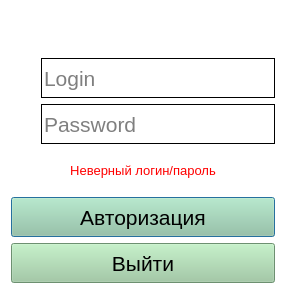
 <widget class="QDialog" name="auth_dialog">
  <property name="windowModality">
   <enum>Qt::NonModal</enum>
  </property>
  <property name="geometry">
   <rect>
	<x>0</x>
	<y>0</y>
	<width>292</width>
	<height>294</height>
   </rect>
  </property>
  <property name="palette">
   <palette>
	<active>
	 <colorrole role="WindowText">
	  <brush brushstyle="SolidPattern">
	   <color alpha="255">
		<red>0</red>
		<green>0</green>
		<blue>0</blue>
	   </color>
	  </brush>
	 </colorrole>
	 <colorrole role="Button">
	  <brush brushstyle="SolidPattern">
	   <color alpha="255">
		<red>255</red>
		<green>255</green>
		<blue>255</blue>
	   </color>
	  </brush>
	 </colorrole>
	 <colorrole role="Light">
	  <brush brushstyle="SolidPattern">
	   <color alpha="255">
		<red>255</red>
		<green>255</green>
		<blue>255</blue>
	   </color>
	  </brush>
	 </colorrole>
	 <colorrole role="Midlight">
	  <brush brushstyle="SolidPattern">
	   <color alpha="255">
		<red>255</red>
		<green>255</green>
		<blue>255</blue>
	   </color>
	  </brush>
	 </colorrole>
	 <colorrole role="Dark">
	  <brush brushstyle="SolidPattern">
	   <color alpha="255">
		<red>127</red>
		<green>127</green>
		<blue>127</blue>
	   </color>
	  </brush>
	 </colorrole>
	 <colorrole role="Mid">
	  <brush brushstyle="SolidPattern">
	   <color alpha="255">
		<red>170</red>
		<green>170</green>
		<blue>170</blue>
	   </color>
	  </brush>
	 </colorrole>
	 <colorrole role="Text">
	  <brush brushstyle="SolidPattern">
	   <color alpha="255">
		<red>0</red>
		<green>0</green>
		<blue>0</blue>
	   </color>
	  </brush>
	 </colorrole>
	 <colorrole role="BrightText">
	  <brush brushstyle="SolidPattern">
	   <color alpha="255">
		<red>255</red>
		<green>255</green>
		<blue>255</blue>
	   </color>
	  </brush>
	 </colorrole>
	 <colorrole role="ButtonText">
	  <brush brushstyle="SolidPattern">
	   <color alpha="255">
		<red>0</red>
		<green>0</green>
		<blue>0</blue>
	   </color>
	  </brush>
	 </colorrole>
	 <colorrole role="Base">
	  <brush brushstyle="SolidPattern">
	   <color alpha="255">
		<red>255</red>
		<green>255</green>
		<blue>255</blue>
	   </color>
	  </brush>
	 </colorrole>
	 <colorrole role="Window">
	  <brush brushstyle="SolidPattern">
	   <color alpha="255">
		<red>255</red>
		<green>255</green>
		<blue>255</blue>
	   </color>
	  </brush>
	 </colorrole>
	 <colorrole role="Shadow">
	  <brush brushstyle="SolidPattern">
	   <color alpha="255">
		<red>0</red>
		<green>0</green>
		<blue>0</blue>
	   </color>
	  </brush>
	 </colorrole>
	 <colorrole role="AlternateBase">
	  <brush brushstyle="SolidPattern">
	   <color alpha="255">
		<red>255</red>
		<green>255</green>
		<blue>255</blue>
	   </color>
	  </brush>
	 </colorrole>
	 <colorrole role="ToolTipBase">
	  <brush brushstyle="SolidPattern">
	   <color alpha="255">
		<red>255</red>
		<green>255</green>
		<blue>220</blue>
	   </color>
	  </brush>
	 </colorrole>
	 <colorrole role="ToolTipText">
	  <brush brushstyle="SolidPattern">
	   <color alpha="255">
		<red>0</red>
		<green>0</green>
		<blue>0</blue>
	   </color>
	  </brush>
	 </colorrole>
	 <colorrole role="PlaceholderText">
	  <brush brushstyle="SolidPattern">
	   <color alpha="128">
		<red>0</red>
		<green>0</green>
		<blue>0</blue>
	   </color>
	  </brush>
	 </colorrole>
	</active>
	<inactive>
	 <colorrole role="WindowText">
	  <brush brushstyle="SolidPattern">
	   <color alpha="255">
		<red>0</red>
		<green>0</green>
		<blue>0</blue>
	   </color>
	  </brush>
	 </colorrole>
	 <colorrole role="Button">
	  <brush brushstyle="SolidPattern">
	   <color alpha="255">
		<red>255</red>
		<green>255</green>
		<blue>255</blue>
	   </color>
	  </brush>
	 </colorrole>
	 <colorrole role="Light">
	  <brush brushstyle="SolidPattern">
	   <color alpha="255">
		<red>255</red>
		<green>255</green>
		<blue>255</blue>
	   </color>
	  </brush>
	 </colorrole>
	 <colorrole role="Midlight">
	  <brush brushstyle="SolidPattern">
	   <color alpha="255">
		<red>255</red>
		<green>255</green>
		<blue>255</blue>
	   </color>
	  </brush>
	 </colorrole>
	 <colorrole role="Dark">
	  <brush brushstyle="SolidPattern">
	   <color alpha="255">
		<red>127</red>
		<green>127</green>
		<blue>127</blue>
	   </color>
	  </brush>
	 </colorrole>
	 <colorrole role="Mid">
	  <brush brushstyle="SolidPattern">
	   <color alpha="255">
		<red>170</red>
		<green>170</green>
		<blue>170</blue>
	   </color>
	  </brush>
	 </colorrole>
	 <colorrole role="Text">
	  <brush brushstyle="SolidPattern">
	   <color alpha="255">
		<red>0</red>
		<green>0</green>
		<blue>0</blue>
	   </color>
	  </brush>
	 </colorrole>
	 <colorrole role="BrightText">
	  <brush brushstyle="SolidPattern">
	   <color alpha="255">
		<red>255</red>
		<green>255</green>
		<blue>255</blue>
	   </color>
	  </brush>
	 </colorrole>
	 <colorrole role="ButtonText">
	  <brush brushstyle="SolidPattern">
	   <color alpha="255">
		<red>0</red>
		<green>0</green>
		<blue>0</blue>
	   </color>
	  </brush>
	 </colorrole>
	 <colorrole role="Base">
	  <brush brushstyle="SolidPattern">
	   <color alpha="255">
		<red>255</red>
		<green>255</green>
		<blue>255</blue>
	   </color>
	  </brush>
	 </colorrole>
	 <colorrole role="Window">
	  <brush brushstyle="SolidPattern">
	   <color alpha="255">
		<red>255</red>
		<green>255</green>
		<blue>255</blue>
	   </color>
	  </brush>
	 </colorrole>
	 <colorrole role="Shadow">
	  <brush brushstyle="SolidPattern">
	   <color alpha="255">
		<red>0</red>
		<green>0</green>
		<blue>0</blue>
	   </color>
	  </brush>
	 </colorrole>
	 <colorrole role="AlternateBase">
	  <brush brushstyle="SolidPattern">
	   <color alpha="255">
		<red>255</red>
		<green>255</green>
		<blue>255</blue>
	   </color>
	  </brush>
	 </colorrole>
	 <colorrole role="ToolTipBase">
	  <brush brushstyle="SolidPattern">
	   <color alpha="255">
		<red>255</red>
		<green>255</green>
		<blue>220</blue>
	   </color>
	  </brush>
	 </colorrole>
	 <colorrole role="ToolTipText">
	  <brush brushstyle="SolidPattern">
	   <color alpha="255">
		<red>0</red>
		<green>0</green>
		<blue>0</blue>
	   </color>
	  </brush>
	 </colorrole>
	 <colorrole role="PlaceholderText">
	  <brush brushstyle="SolidPattern">
	   <color alpha="128">
		<red>0</red>
		<green>0</green>
		<blue>0</blue>
	   </color>
	  </brush>
	 </colorrole>
	</inactive>
	<disabled>
	 <colorrole role="WindowText">
	  <brush brushstyle="SolidPattern">
	   <color alpha="255">
		<red>127</red>
		<green>127</green>
		<blue>127</blue>
	   </color>
	  </brush>
	 </colorrole>
	 <colorrole role="Button">
	  <brush brushstyle="SolidPattern">
	   <color alpha="255">
		<red>255</red>
		<green>255</green>
		<blue>255</blue>
	   </color>
	  </brush>
	 </colorrole>
	 <colorrole role="Light">
	  <brush brushstyle="SolidPattern">
	   <color alpha="255">
		<red>255</red>
		<green>255</green>
		<blue>255</blue>
	   </color>
	  </brush>
	 </colorrole>
	 <colorrole role="Midlight">
	  <brush brushstyle="SolidPattern">
	   <color alpha="255">
		<red>255</red>
		<green>255</green>
		<blue>255</blue>
	   </color>
	  </brush>
	 </colorrole>
	 <colorrole role="Dark">
	  <brush brushstyle="SolidPattern">
	   <color alpha="255">
		<red>127</red>
		<green>127</green>
		<blue>127</blue>
	   </color>
	  </brush>
	 </colorrole>
	 <colorrole role="Mid">
	  <brush brushstyle="SolidPattern">
	   <color alpha="255">
		<red>170</red>
		<green>170</green>
		<blue>170</blue>
	   </color>
	  </brush>
	 </colorrole>
	 <colorrole role="Text">
	  <brush brushstyle="SolidPattern">
	   <color alpha="255">
		<red>127</red>
		<green>127</green>
		<blue>127</blue>
	   </color>
	  </brush>
	 </colorrole>
	 <colorrole role="BrightText">
	  <brush brushstyle="SolidPattern">
	   <color alpha="255">
		<red>255</red>
		<green>255</green>
		<blue>255</blue>
	   </color>
	  </brush>
	 </colorrole>
	 <colorrole role="ButtonText">
	  <brush brushstyle="SolidPattern">
	   <color alpha="255">
		<red>127</red>
		<green>127</green>
		<blue>127</blue>
	   </color>
	  </brush>
	 </colorrole>
	 <colorrole role="Base">
	  <brush brushstyle="SolidPattern">
	   <color alpha="255">
		<red>255</red>
		<green>255</green>
		<blue>255</blue>
	   </color>
	  </brush>
	 </colorrole>
	 <colorrole role="Window">
	  <brush brushstyle="SolidPattern">
	   <color alpha="255">
		<red>255</red>
		<green>255</green>
		<blue>255</blue>
	   </color>
	  </brush>
	 </colorrole>
	 <colorrole role="Shadow">
	  <brush brushstyle="SolidPattern">
	   <color alpha="255">
		<red>0</red>
		<green>0</green>
		<blue>0</blue>
	   </color>
	  </brush>
	 </colorrole>
	 <colorrole role="AlternateBase">
	  <brush brushstyle="SolidPattern">
	   <color alpha="255">
		<red>255</red>
		<green>255</green>
		<blue>255</blue>
	   </color>
	  </brush>
	 </colorrole>
	 <colorrole role="ToolTipBase">
	  <brush brushstyle="SolidPattern">
	   <color alpha="255">
		<red>255</red>
		<green>255</green>
		<blue>220</blue>
	   </color>
	  </brush>
	 </colorrole>
	 <colorrole role="ToolTipText">
	  <brush brushstyle="SolidPattern">
	   <color alpha="255">
		<red>0</red>
		<green>0</green>
		<blue>0</blue>
	   </color>
	  </brush>
	 </colorrole>
	 <colorrole role="PlaceholderText">
	  <brush brushstyle="SolidPattern">
	   <color alpha="128">
		<red>0</red>
		<green>0</green>
		<blue>0</blue>
	   </color>
	  </brush>
	 </colorrole>
	</disabled>
   </palette>
  </property>
  <property name="focusPolicy">
   <enum>Qt::StrongFocus</enum>
  </property>
  <property name="windowTitle">
   <string>Авторизация</string>
  </property>
  <property name="windowIcon">
   <iconset>
	<normaloff>icons/logo_green_80.png</normaloff>icons/logo_green_80.png</iconset>
  </property>
  <property name="modal">
   <bool>false</bool>
  </property>
  <layout class="QGridLayout" name="gridLayout">
   <item row="3" column="0">
	<widget class="QLabel" name="login_label_auth">
	 <property name="minimumSize">
	  <size>
	   <width>0</width>
	   <height>20</height>
	  </size>
	 </property>
	 <property name="maximumSize">
	  <size>
	   <width>40</width>
	   <height>40</height>
	  </size>
	 </property>
	 <property name="font">
	  <font>
	   <pointsize>16</pointsize>
	  </font>
	 </property>
	 <property name="frameShape">
	  <enum>QFrame::NoFrame</enum>
	 </property>
	 <property name="frameShadow">
	  <enum>QFrame::Plain</enum>
	 </property>
	 <property name="text">
	  <string/>
	 </property>
	 <property name="pixmap">
	  <pixmap resource="../res.qrc">:/ui/icons/user_green_80.png</pixmap>
	 </property>
	 <property name="scaledContents">
	  <bool>true</bool>
	 </property>
	</widget>
   </item>
   <item row="8" column="0" colspan="4">
	<widget class="QPushButton" name="exit_pushButton">
	 <property name="minimumSize">
	  <size>
	   <width>0</width>
	   <height>40</height>
	  </size>
	 </property>
	 <property name="palette">
	  <palette>
	   <active>
		<colorrole role="WindowText">
		 <brush brushstyle="SolidPattern">
		  <color alpha="255">
		   <red>0</red>
		   <green>0</green>
		   <blue>0</blue>
		  </color>
		 </brush>
		</colorrole>
		<colorrole role="Button">
		 <brush brushstyle="SolidPattern">
		  <color alpha="255">
		   <red>153</red>
		   <green>201</green>
		   <blue>158</blue>
		  </color>
		 </brush>
		</colorrole>
		<colorrole role="Light">
		 <brush brushstyle="SolidPattern">
		  <color alpha="255">
		   <red>241</red>
		   <green>255</green>
		   <blue>243</blue>
		  </color>
		 </brush>
		</colorrole>
		<colorrole role="Midlight">
		 <brush brushstyle="SolidPattern">
		  <color alpha="255">
		   <red>197</red>
		   <green>228</green>
		   <blue>200</blue>
		  </color>
		 </brush>
		</colorrole>
		<colorrole role="Dark">
		 <brush brushstyle="SolidPattern">
		  <color alpha="255">
		   <red>76</red>
		   <green>100</green>
		   <blue>79</blue>
		  </color>
		 </brush>
		</colorrole>
		<colorrole role="Mid">
		 <brush brushstyle="SolidPattern">
		  <color alpha="255">
		   <red>102</red>
		   <green>134</green>
		   <blue>105</blue>
		  </color>
		 </brush>
		</colorrole>
		<colorrole role="Text">
		 <brush brushstyle="SolidPattern">
		  <color alpha="255">
		   <red>0</red>
		   <green>0</green>
		   <blue>0</blue>
		  </color>
		 </brush>
		</colorrole>
		<colorrole role="BrightText">
		 <brush brushstyle="SolidPattern">
		  <color alpha="255">
		   <red>255</red>
		   <green>255</green>
		   <blue>255</blue>
		  </color>
		 </brush>
		</colorrole>
		<colorrole role="ButtonText">
		 <brush brushstyle="SolidPattern">
		  <color alpha="255">
		   <red>0</red>
		   <green>0</green>
		   <blue>0</blue>
		  </color>
		 </brush>
		</colorrole>
		<colorrole role="Base">
		 <brush brushstyle="SolidPattern">
		  <color alpha="255">
		   <red>255</red>
		   <green>255</green>
		   <blue>255</blue>
		  </color>
		 </brush>
		</colorrole>
		<colorrole role="Window">
		 <brush brushstyle="SolidPattern">
		  <color alpha="255">
		   <red>153</red>
		   <green>201</green>
		   <blue>158</blue>
		  </color>
		 </brush>
		</colorrole>
		<colorrole role="Shadow">
		 <brush brushstyle="SolidPattern">
		  <color alpha="255">
		   <red>0</red>
		   <green>0</green>
		   <blue>0</blue>
		  </color>
		 </brush>
		</colorrole>
		<colorrole role="AlternateBase">
		 <brush brushstyle="SolidPattern">
		  <color alpha="255">
		   <red>204</red>
		   <green>228</green>
		   <blue>206</blue>
		  </color>
		 </brush>
		</colorrole>
		<colorrole role="ToolTipBase">
		 <brush brushstyle="SolidPattern">
		  <color alpha="255">
		   <red>255</red>
		   <green>255</green>
		   <blue>220</blue>
		  </color>
		 </brush>
		</colorrole>
		<colorrole role="ToolTipText">
		 <brush brushstyle="SolidPattern">
		  <color alpha="255">
		   <red>0</red>
		   <green>0</green>
		   <blue>0</blue>
		  </color>
		 </brush>
		</colorrole>
		<colorrole role="PlaceholderText">
		 <brush brushstyle="SolidPattern">
		  <color alpha="128">
		   <red>0</red>
		   <green>0</green>
		   <blue>0</blue>
		  </color>
		 </brush>
		</colorrole>
	   </active>
	   <inactive>
		<colorrole role="WindowText">
		 <brush brushstyle="SolidPattern">
		  <color alpha="255">
		   <red>0</red>
		   <green>0</green>
		   <blue>0</blue>
		  </color>
		 </brush>
		</colorrole>
		<colorrole role="Button">
		 <brush brushstyle="SolidPattern">
		  <color alpha="255">
		   <red>153</red>
		   <green>201</green>
		   <blue>158</blue>
		  </color>
		 </brush>
		</colorrole>
		<colorrole role="Light">
		 <brush brushstyle="SolidPattern">
		  <color alpha="255">
		   <red>241</red>
		   <green>255</green>
		   <blue>243</blue>
		  </color>
		 </brush>
		</colorrole>
		<colorrole role="Midlight">
		 <brush brushstyle="SolidPattern">
		  <color alpha="255">
		   <red>197</red>
		   <green>228</green>
		   <blue>200</blue>
		  </color>
		 </brush>
		</colorrole>
		<colorrole role="Dark">
		 <brush brushstyle="SolidPattern">
		  <color alpha="255">
		   <red>76</red>
		   <green>100</green>
		   <blue>79</blue>
		  </color>
		 </brush>
		</colorrole>
		<colorrole role="Mid">
		 <brush brushstyle="SolidPattern">
		  <color alpha="255">
		   <red>102</red>
		   <green>134</green>
		   <blue>105</blue>
		  </color>
		 </brush>
		</colorrole>
		<colorrole role="Text">
		 <brush brushstyle="SolidPattern">
		  <color alpha="255">
		   <red>0</red>
		   <green>0</green>
		   <blue>0</blue>
		  </color>
		 </brush>
		</colorrole>
		<colorrole role="BrightText">
		 <brush brushstyle="SolidPattern">
		  <color alpha="255">
		   <red>255</red>
		   <green>255</green>
		   <blue>255</blue>
		  </color>
		 </brush>
		</colorrole>
		<colorrole role="ButtonText">
		 <brush brushstyle="SolidPattern">
		  <color alpha="255">
		   <red>0</red>
		   <green>0</green>
		   <blue>0</blue>
		  </color>
		 </brush>
		</colorrole>
		<colorrole role="Base">
		 <brush brushstyle="SolidPattern">
		  <color alpha="255">
		   <red>255</red>
		   <green>255</green>
		   <blue>255</blue>
		  </color>
		 </brush>
		</colorrole>
		<colorrole role="Window">
		 <brush brushstyle="SolidPattern">
		  <color alpha="255">
		   <red>153</red>
		   <green>201</green>
		   <blue>158</blue>
		  </color>
		 </brush>
		</colorrole>
		<colorrole role="Shadow">
		 <brush brushstyle="SolidPattern">
		  <color alpha="255">
		   <red>0</red>
		   <green>0</green>
		   <blue>0</blue>
		  </color>
		 </brush>
		</colorrole>
		<colorrole role="AlternateBase">
		 <brush brushstyle="SolidPattern">
		  <color alpha="255">
		   <red>204</red>
		   <green>228</green>
		   <blue>206</blue>
		  </color>
		 </brush>
		</colorrole>
		<colorrole role="ToolTipBase">
		 <brush brushstyle="SolidPattern">
		  <color alpha="255">
		   <red>255</red>
		   <green>255</green>
		   <blue>220</blue>
		  </color>
		 </brush>
		</colorrole>
		<colorrole role="ToolTipText">
		 <brush brushstyle="SolidPattern">
		  <color alpha="255">
		   <red>0</red>
		   <green>0</green>
		   <blue>0</blue>
		  </color>
		 </brush>
		</colorrole>
		<colorrole role="PlaceholderText">
		 <brush brushstyle="SolidPattern">
		  <color alpha="128">
		   <red>0</red>
		   <green>0</green>
		   <blue>0</blue>
		  </color>
		 </brush>
		</colorrole>
	   </inactive>
	   <disabled>
		<colorrole role="WindowText">
		 <brush brushstyle="SolidPattern">
		  <color alpha="255">
		   <red>76</red>
		   <green>100</green>
		   <blue>79</blue>
		  </color>
		 </brush>
		</colorrole>
		<colorrole role="Button">
		 <brush brushstyle="SolidPattern">
		  <color alpha="255">
		   <red>153</red>
		   <green>201</green>
		   <blue>158</blue>
		  </color>
		 </brush>
		</colorrole>
		<colorrole role="Light">
		 <brush brushstyle="SolidPattern">
		  <color alpha="255">
		   <red>241</red>
		   <green>255</green>
		   <blue>243</blue>
		  </color>
		 </brush>
		</colorrole>
		<colorrole role="Midlight">
		 <brush brushstyle="SolidPattern">
		  <color alpha="255">
		   <red>197</red>
		   <green>228</green>
		   <blue>200</blue>
		  </color>
		 </brush>
		</colorrole>
		<colorrole role="Dark">
		 <brush brushstyle="SolidPattern">
		  <color alpha="255">
		   <red>76</red>
		   <green>100</green>
		   <blue>79</blue>
		  </color>
		 </brush>
		</colorrole>
		<colorrole role="Mid">
		 <brush brushstyle="SolidPattern">
		  <color alpha="255">
		   <red>102</red>
		   <green>134</green>
		   <blue>105</blue>
		  </color>
		 </brush>
		</colorrole>
		<colorrole role="Text">
		 <brush brushstyle="SolidPattern">
		  <color alpha="255">
		   <red>76</red>
		   <green>100</green>
		   <blue>79</blue>
		  </color>
		 </brush>
		</colorrole>
		<colorrole role="BrightText">
		 <brush brushstyle="SolidPattern">
		  <color alpha="255">
		   <red>255</red>
		   <green>255</green>
		   <blue>255</blue>
		  </color>
		 </brush>
		</colorrole>
		<colorrole role="ButtonText">
		 <brush brushstyle="SolidPattern">
		  <color alpha="255">
		   <red>76</red>
		   <green>100</green>
		   <blue>79</blue>
		  </color>
		 </brush>
		</colorrole>
		<colorrole role="Base">
		 <brush brushstyle="SolidPattern">
		  <color alpha="255">
		   <red>153</red>
		   <green>201</green>
		   <blue>158</blue>
		  </color>
		 </brush>
		</colorrole>
		<colorrole role="Window">
		 <brush brushstyle="SolidPattern">
		  <color alpha="255">
		   <red>153</red>
		   <green>201</green>
		   <blue>158</blue>
		  </color>
		 </brush>
		</colorrole>
		<colorrole role="Shadow">
		 <brush brushstyle="SolidPattern">
		  <color alpha="255">
		   <red>0</red>
		   <green>0</green>
		   <blue>0</blue>
		  </color>
		 </brush>
		</colorrole>
		<colorrole role="AlternateBase">
		 <brush brushstyle="SolidPattern">
		  <color alpha="255">
		   <red>153</red>
		   <green>201</green>
		   <blue>158</blue>
		  </color>
		 </brush>
		</colorrole>
		<colorrole role="ToolTipBase">
		 <brush brushstyle="SolidPattern">
		  <color alpha="255">
		   <red>255</red>
		   <green>255</green>
		   <blue>220</blue>
		  </color>
		 </brush>
		</colorrole>
		<colorrole role="ToolTipText">
		 <brush brushstyle="SolidPattern">
		  <color alpha="255">
		   <red>0</red>
		   <green>0</green>
		   <blue>0</blue>
		  </color>
		 </brush>
		</colorrole>
		<colorrole role="PlaceholderText">
		 <brush brushstyle="SolidPattern">
		  <color alpha="128">
		   <red>0</red>
		   <green>0</green>
		   <blue>0</blue>
		  </color>
		 </brush>
		</colorrole>
	   </disabled>
	  </palette>
	 </property>
	 <property name="font">
	  <font>
	   <pointsize>16</pointsize>
	  </font>
	 </property>
	 <property name="focusPolicy">
	  <enum>Qt::NoFocus</enum>
	 </property>
	 <property name="text">
	  <string>Выйти</string>
	 </property>
	 <property name="autoDefault">
	  <bool>false</bool>
	 </property>
	</widget>
   </item>
   <item row="7" column="0" colspan="4">
	<widget class="QPushButton" name="login_button_auth">
	 <property name="minimumSize">
	  <size>
	   <width>0</width>
	   <height>40</height>
	  </size>
	 </property>
	 <property name="palette">
	  <palette>
	   <active>
		<colorrole role="WindowText">
		 <brush brushstyle="SolidPattern">
		  <color alpha="255">
		   <red>0</red>
		   <green>0</green>
		   <blue>0</blue>
		  </color>
		 </brush>
		</colorrole>
		<colorrole role="Button">
		 <brush brushstyle="SolidPattern">
		  <color alpha="255">
		   <red>153</red>
		   <green>201</green>
		   <blue>158</blue>
		  </color>
		 </brush>
		</colorrole>
		<colorrole role="Light">
		 <brush brushstyle="SolidPattern">
		  <color alpha="255">
		   <red>241</red>
		   <green>255</green>
		   <blue>243</blue>
		  </color>
		 </brush>
		</colorrole>
		<colorrole role="Midlight">
		 <brush brushstyle="SolidPattern">
		  <color alpha="255">
		   <red>197</red>
		   <green>228</green>
		   <blue>200</blue>
		  </color>
		 </brush>
		</colorrole>
		<colorrole role="Dark">
		 <brush brushstyle="SolidPattern">
		  <color alpha="255">
		   <red>76</red>
		   <green>100</green>
		   <blue>79</blue>
		  </color>
		 </brush>
		</colorrole>
		<colorrole role="Mid">
		 <brush brushstyle="SolidPattern">
		  <color alpha="255">
		   <red>102</red>
		   <green>134</green>
		   <blue>105</blue>
		  </color>
		 </brush>
		</colorrole>
		<colorrole role="Text">
		 <brush brushstyle="SolidPattern">
		  <color alpha="255">
		   <red>0</red>
		   <green>0</green>
		   <blue>0</blue>
		  </color>
		 </brush>
		</colorrole>
		<colorrole role="BrightText">
		 <brush brushstyle="SolidPattern">
		  <color alpha="255">
		   <red>255</red>
		   <green>255</green>
		   <blue>255</blue>
		  </color>
		 </brush>
		</colorrole>
		<colorrole role="ButtonText">
		 <brush brushstyle="SolidPattern">
		  <color alpha="255">
		   <red>0</red>
		   <green>0</green>
		   <blue>0</blue>
		  </color>
		 </brush>
		</colorrole>
		<colorrole role="Base">
		 <brush brushstyle="SolidPattern">
		  <color alpha="255">
		   <red>255</red>
		   <green>255</green>
		   <blue>255</blue>
		  </color>
		 </brush>
		</colorrole>
		<colorrole role="Window">
		 <brush brushstyle="SolidPattern">
		  <color alpha="255">
		   <red>153</red>
		   <green>201</green>
		   <blue>158</blue>
		  </color>
		 </brush>
		</colorrole>
		<colorrole role="Shadow">
		 <brush brushstyle="SolidPattern">
		  <color alpha="255">
		   <red>0</red>
		   <green>0</green>
		   <blue>0</blue>
		  </color>
		 </brush>
		</colorrole>
		<colorrole role="AlternateBase">
		 <brush brushstyle="SolidPattern">
		  <color alpha="255">
		   <red>204</red>
		   <green>228</green>
		   <blue>206</blue>
		  </color>
		 </brush>
		</colorrole>
		<colorrole role="ToolTipBase">
		 <brush brushstyle="SolidPattern">
		  <color alpha="255">
		   <red>255</red>
		   <green>255</green>
		   <blue>220</blue>
		  </color>
		 </brush>
		</colorrole>
		<colorrole role="ToolTipText">
		 <brush brushstyle="SolidPattern">
		  <color alpha="255">
		   <red>0</red>
		   <green>0</green>
		   <blue>0</blue>
		  </color>
		 </brush>
		</colorrole>
		<colorrole role="PlaceholderText">
		 <brush brushstyle="SolidPattern">
		  <color alpha="128">
		   <red>0</red>
		   <green>0</green>
		   <blue>0</blue>
		  </color>
		 </brush>
		</colorrole>
	   </active>
	   <inactive>
		<colorrole role="WindowText">
		 <brush brushstyle="SolidPattern">
		  <color alpha="255">
		   <red>0</red>
		   <green>0</green>
		   <blue>0</blue>
		  </color>
		 </brush>
		</colorrole>
		<colorrole role="Button">
		 <brush brushstyle="SolidPattern">
		  <color alpha="255">
		   <red>153</red>
		   <green>201</green>
		   <blue>158</blue>
		  </color>
		 </brush>
		</colorrole>
		<colorrole role="Light">
		 <brush brushstyle="SolidPattern">
		  <color alpha="255">
		   <red>241</red>
		   <green>255</green>
		   <blue>243</blue>
		  </color>
		 </brush>
		</colorrole>
		<colorrole role="Midlight">
		 <brush brushstyle="SolidPattern">
		  <color alpha="255">
		   <red>197</red>
		   <green>228</green>
		   <blue>200</blue>
		  </color>
		 </brush>
		</colorrole>
		<colorrole role="Dark">
		 <brush brushstyle="SolidPattern">
		  <color alpha="255">
		   <red>76</red>
		   <green>100</green>
		   <blue>79</blue>
		  </color>
		 </brush>
		</colorrole>
		<colorrole role="Mid">
		 <brush brushstyle="SolidPattern">
		  <color alpha="255">
		   <red>102</red>
		   <green>134</green>
		   <blue>105</blue>
		  </color>
		 </brush>
		</colorrole>
		<colorrole role="Text">
		 <brush brushstyle="SolidPattern">
		  <color alpha="255">
		   <red>0</red>
		   <green>0</green>
		   <blue>0</blue>
		  </color>
		 </brush>
		</colorrole>
		<colorrole role="BrightText">
		 <brush brushstyle="SolidPattern">
		  <color alpha="255">
		   <red>255</red>
		   <green>255</green>
		   <blue>255</blue>
		  </color>
		 </brush>
		</colorrole>
		<colorrole role="ButtonText">
		 <brush brushstyle="SolidPattern">
		  <color alpha="255">
		   <red>0</red>
		   <green>0</green>
		   <blue>0</blue>
		  </color>
		 </brush>
		</colorrole>
		<colorrole role="Base">
		 <brush brushstyle="SolidPattern">
		  <color alpha="255">
		   <red>255</red>
		   <green>255</green>
		   <blue>255</blue>
		  </color>
		 </brush>
		</colorrole>
		<colorrole role="Window">
		 <brush brushstyle="SolidPattern">
		  <color alpha="255">
		   <red>153</red>
		   <green>201</green>
		   <blue>158</blue>
		  </color>
		 </brush>
		</colorrole>
		<colorrole role="Shadow">
		 <brush brushstyle="SolidPattern">
		  <color alpha="255">
		   <red>0</red>
		   <green>0</green>
		   <blue>0</blue>
		  </color>
		 </brush>
		</colorrole>
		<colorrole role="AlternateBase">
		 <brush brushstyle="SolidPattern">
		  <color alpha="255">
		   <red>204</red>
		   <green>228</green>
		   <blue>206</blue>
		  </color>
		 </brush>
		</colorrole>
		<colorrole role="ToolTipBase">
		 <brush brushstyle="SolidPattern">
		  <color alpha="255">
		   <red>255</red>
		   <green>255</green>
		   <blue>220</blue>
		  </color>
		 </brush>
		</colorrole>
		<colorrole role="ToolTipText">
		 <brush brushstyle="SolidPattern">
		  <color alpha="255">
		   <red>0</red>
		   <green>0</green>
		   <blue>0</blue>
		  </color>
		 </brush>
		</colorrole>
		<colorrole role="PlaceholderText">
		 <brush brushstyle="SolidPattern">
		  <color alpha="128">
		   <red>0</red>
		   <green>0</green>
		   <blue>0</blue>
		  </color>
		 </brush>
		</colorrole>
	   </inactive>
	   <disabled>
		<colorrole role="WindowText">
		 <brush brushstyle="SolidPattern">
		  <color alpha="255">
		   <red>76</red>
		   <green>100</green>
		   <blue>79</blue>
		  </color>
		 </brush>
		</colorrole>
		<colorrole role="Button">
		 <brush brushstyle="SolidPattern">
		  <color alpha="255">
		   <red>153</red>
		   <green>201</green>
		   <blue>158</blue>
		  </color>
		 </brush>
		</colorrole>
		<colorrole role="Light">
		 <brush brushstyle="SolidPattern">
		  <color alpha="255">
		   <red>241</red>
		   <green>255</green>
		   <blue>243</blue>
		  </color>
		 </brush>
		</colorrole>
		<colorrole role="Midlight">
		 <brush brushstyle="SolidPattern">
		  <color alpha="255">
		   <red>197</red>
		   <green>228</green>
		   <blue>200</blue>
		  </color>
		 </brush>
		</colorrole>
		<colorrole role="Dark">
		 <brush brushstyle="SolidPattern">
		  <color alpha="255">
		   <red>76</red>
		   <green>100</green>
		   <blue>79</blue>
		  </color>
		 </brush>
		</colorrole>
		<colorrole role="Mid">
		 <brush brushstyle="SolidPattern">
		  <color alpha="255">
		   <red>102</red>
		   <green>134</green>
		   <blue>105</blue>
		  </color>
		 </brush>
		</colorrole>
		<colorrole role="Text">
		 <brush brushstyle="SolidPattern">
		  <color alpha="255">
		   <red>76</red>
		   <green>100</green>
		   <blue>79</blue>
		  </color>
		 </brush>
		</colorrole>
		<colorrole role="BrightText">
		 <brush brushstyle="SolidPattern">
		  <color alpha="255">
		   <red>255</red>
		   <green>255</green>
		   <blue>255</blue>
		  </color>
		 </brush>
		</colorrole>
		<colorrole role="ButtonText">
		 <brush brushstyle="SolidPattern">
		  <color alpha="255">
		   <red>76</red>
		   <green>100</green>
		   <blue>79</blue>
		  </color>
		 </brush>
		</colorrole>
		<colorrole role="Base">
		 <brush brushstyle="SolidPattern">
		  <color alpha="255">
		   <red>153</red>
		   <green>201</green>
		   <blue>158</blue>
		  </color>
		 </brush>
		</colorrole>
		<colorrole role="Window">
		 <brush brushstyle="SolidPattern">
		  <color alpha="255">
		   <red>153</red>
		   <green>201</green>
		   <blue>158</blue>
		  </color>
		 </brush>
		</colorrole>
		<colorrole role="Shadow">
		 <brush brushstyle="SolidPattern">
		  <color alpha="255">
		   <red>0</red>
		   <green>0</green>
		   <blue>0</blue>
		  </color>
		 </brush>
		</colorrole>
		<colorrole role="AlternateBase">
		 <brush brushstyle="SolidPattern">
		  <color alpha="255">
		   <red>153</red>
		   <green>201</green>
		   <blue>158</blue>
		  </color>
		 </brush>
		</colorrole>
		<colorrole role="ToolTipBase">
		 <brush brushstyle="SolidPattern">
		  <color alpha="255">
		   <red>255</red>
		   <green>255</green>
		   <blue>220</blue>
		  </color>
		 </brush>
		</colorrole>
		<colorrole role="ToolTipText">
		 <brush brushstyle="SolidPattern">
		  <color alpha="255">
		   <red>0</red>
		   <green>0</green>
		   <blue>0</blue>
		  </color>
		 </brush>
		</colorrole>
		<colorrole role="PlaceholderText">
		 <brush brushstyle="SolidPattern">
		  <color alpha="128">
		   <red>0</red>
		   <green>0</green>
		   <blue>0</blue>
		  </color>
		 </brush>
		</colorrole>
	   </disabled>
	  </palette>
	 </property>
	 <property name="font">
	  <font>
	   <pointsize>16</pointsize>
	  </font>
	 </property>
	 <property name="focusPolicy">
	  <enum>Qt::TabFocus</enum>
	 </property>
	 <property name="autoFillBackground">
	  <bool>false</bool>
	 </property>
	 <property name="text">
	  <string>Авторизация</string>
	 </property>
	</widget>
   </item>
   <item row="4" column="0">
	<widget class="QLabel" name="password_label_auth">
	 <property name="minimumSize">
	  <size>
	   <width>0</width>
	   <height>40</height>
	  </size>
	 </property>
	 <property name="maximumSize">
	  <size>
	   <width>40</width>
	   <height>40</height>
	  </size>
	 </property>
	 <property name="font">
	  <font>
	   <pointsize>16</pointsize>
	  </font>
	 </property>
	 <property name="frameShape">
	  <enum>QFrame::NoFrame</enum>
	 </property>
	 <property name="text">
	  <string/>
	 </property>
	 <property name="pixmap">
	  <pixmap resource="../res.qrc">:/ui/icons/password_green_80.png</pixmap>
	 </property>
	 <property name="scaledContents">
	  <bool>true</bool>
	 </property>
	</widget>
   </item>
   <item row="4" column="3">
	<widget class="QLineEdit" name="password_lineEdit_auth">
	 <property name="minimumSize">
	  <size>
	   <width>0</width>
	   <height>40</height>
	  </size>
	 </property>
	 <property name="font">
	  <font>
	   <pointsize>16</pointsize>
	  </font>
	 </property>
	 <property name="styleSheet">
	  <string notr="true"> QLineEdit {
	  border-width: 1px;
	  border-style: solid;
	  border-radius: 0px;
  }</string>
	 </property>
	 <property name="frame">
	  <bool>true</bool>
	 </property>
	 <property name="echoMode">
	  <enum>QLineEdit::Password</enum>
	 </property>
	 <property name="placeholderText">
	  <string>Password</string>
	 </property>
	 <property name="clearButtonEnabled">
	  <bool>true</bool>
	 </property>
	</widget>
   </item>
   <item row="3" column="3">
	<widget class="QLineEdit" name="login_lineEdit_auth">
	 <property name="enabled">
	  <bool>true</bool>
	 </property>
	 <property name="minimumSize">
	  <size>
	   <width>0</width>
	   <height>40</height>
	  </size>
	 </property>
	 <property name="font">
	  <font>
	   <pointsize>16</pointsize>
	  </font>
	 </property>
	 <property name="autoFillBackground">
	  <bool>false</bool>
	 </property>
	 <property name="styleSheet">
	  <string notr="true"> QLineEdit {
	  border-width: 1px;
	  border-style: solid;
	  border-radius: 0px;
  }</string>
	 </property>
	 <property name="frame">
	  <bool>true</bool>
	 </property>
	 <property name="placeholderText">
	  <string>Login</string>
	 </property>
	 <property name="clearButtonEnabled">
	  <bool>true</bool>
	 </property>
	</widget>
   </item>
   <item row="0" column="0" colspan="5">
	<layout class="QHBoxLayout" name="horizontalLayout">
	 <item>
	  <widget class="QLabel" name="logo_label_auth">
	   <property name="maximumSize">
		<size>
		 <width>64</width>
		 <height>64</height>
		</size>
	   </property>
	   <property name="text">
		<string/>
	   </property>
	   <property name="pixmap">
		<pixmap resource="../res.qrc">:/ui/icons/logo_green_80.png</pixmap>
	   </property>
	   <property name="scaledContents">
		<bool>true</bool>
	   </property>
	  </widget>
	 </item>
	</layout>
   </item>
   <item row="6" column="0" colspan="4">
	<widget class="QLabel" name="error_label">
	 <property name="enabled">
	  <bool>true</bool>
	 </property>
	 <property name="minimumSize">
	  <size>
	   <width>0</width>
	   <height>20</height>
	  </size>
	 </property>
	 <property name="font">
	  <font>
	   <pointsize>10</pointsize>
	  </font>
	 </property>
	 <property name="styleSheet">
	  <string notr="true">QLabel
{
	color:red;
}</string>
	 </property>
	 <property name="text">
	  <string>Неверный логин/пароль</string>
	 </property>
	 <property name="alignment">
	  <set>Qt::AlignCenter</set>
	 </property>
	</widget>
   </item>
  </layout>
 </widget>
